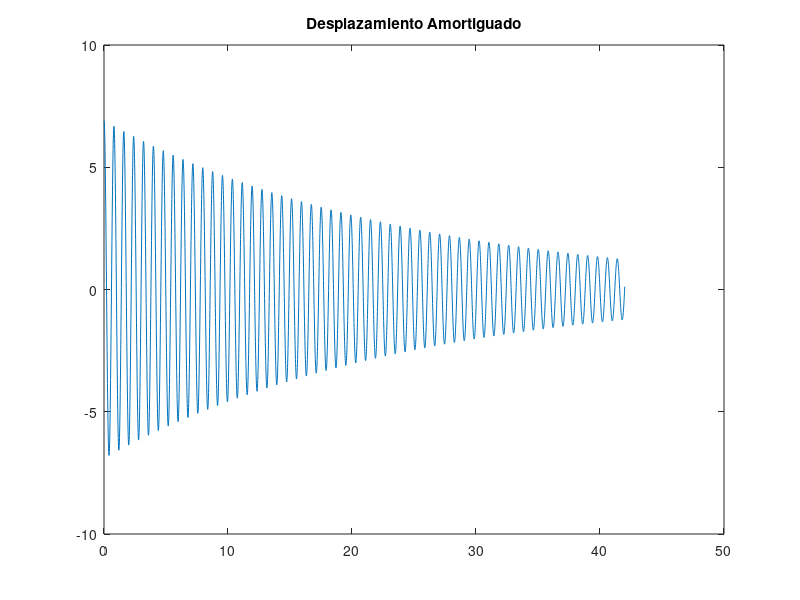

Write the MATLAB code that produced this figure.
#Variables
L=0.265; D=0.6; m=0.642; I=0.0343; g=9.81; Lbarra=0.795;
dt=0.01;
t=0:dt:42;
P=zeros(1,length(t));
x0=10*(pi/180); #Angulo Inicial 10 grados

meq=I;
keq=(m*g*D^2)/(4*L);

w=sqrt(keq/meq);
#Fin Variables

#Funciones (Vectores Horizontales)
function x=NewMarckBetaExplicito(dt,t,m,c,k,P,x0,v0,a0)
  x=zeros(1,length(t)); x(1)=x0;
  v=zeros(1,length(t)); v(1)=v0;
  a=zeros(1,length(t)); a(1)=a0;

  kd=k+(3*c)/dt+(6*m)/dt^2;

  for i=1:length(t)-1
    Pd=P(i+1)+m*((6*x(i))/dt^2+(6*v(i))/dt+2*a(i))+c*((3*x(i))/dt+2*v(i)+(dt*a(i))/2);
    x(i+1)=Pd/kd;
    v(i+1)=-2*v(i)-(dt*a(i))/2+(3*(x(i+1)-x(i)))/dt;
    a(i+1)=(1/m)*(P(i+1)-c*v(i+1)-k*x(i+1));
  endfor
endfunction

function [x_max, t_max] = BuscarMaximo(t,ti,tf,x)
  x_max=0;
  t_max=0;
  i_inicial=0; fin_inicial=0;
  i_final=0; fin_final=0;
  for j=1:length(t)-1
    if t(j)>=ti && fin_inicial==0
      i_inicial=j;
      fin_inicial=1;
    endif
    if t(j)>=tf && fin_final==0
      i_final=j;
      fin_final=1;
    endif
  endfor

  for i=i_inicial:i_final
    if x(i)>x_max
      x_max=x(i);
      t_max=t(i);
    endif
  endfor
endfunction
#Fin Funciones

#Codigo Principal
#Sin Amortiguamiento
x=NewMarckBetaExplicito(dt,t,meq,0,keq,P,x0,0,0); # Tita en funcion del tiempo
y=(Lbarra/2).*sin(x)*100;
#plot(t,y);
#title("Desplazamiento NO Amortiguado");


#Con Amortiguamiento
z=0.00155;
c=2*z*m*w;
ceq=((D^2)/2)*c;

x_amort=NewMarckBetaExplicito(dt,t,meq,ceq,keq,P,x0,0,0);
y_amort=(Lbarra/2).*sin(x_amort)*100;

#figure();
plot(t,y_amort);
title("Desplazamiento Amortiguado");

[y_max, t_max] = BuscarMaximo(t,40,41,y_amort);
y_max
t_max
